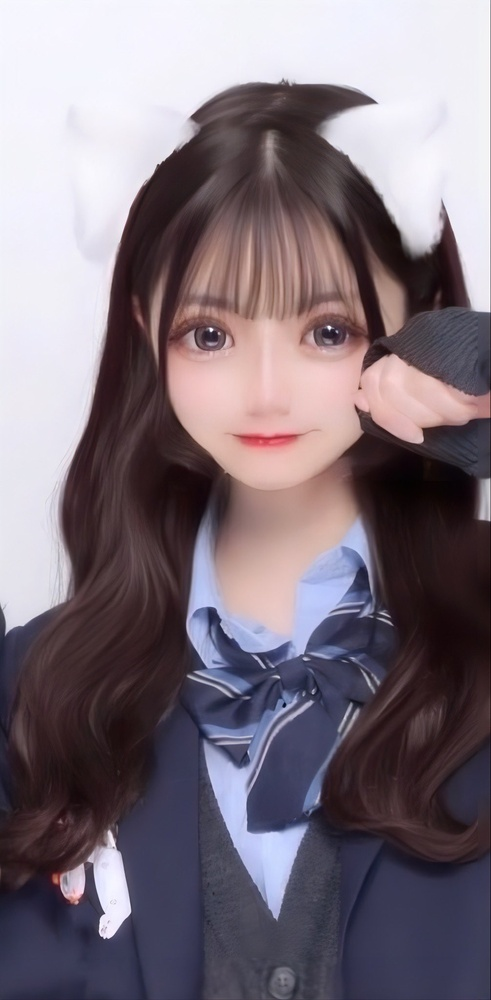
#> input picture asstes/IMG_2908.JPG, 491 x 1000 px, shrunk from 1006 x 2048 before the run, found by its file name
$ python script.py
#> lines starting #> are read from the running program, lines starting #| are printed output that depends on the picture; after the words box and inside, x2 and y2 are one past the last pixel; in counts of white or black regions, pixels touching at a corner belong together
import cv2

path = "/Users/apple/Desktop/python_lesson/asstes/IMG_2908.JPG"
img = cv2.imread(path)
#> img is the input picture: shape (1000, 491, 3); mean B, G, R 123.8, 114.3, 125.7
# [4 lines of commented-out code are left out]
path_face = "/Users/apple/Desktop/python_lesson/haarcascade_frontalface_default.txt"
face_cascade = cv2.CascadeClassifier(path_face)
gray = cv2.cvtColor(img, cv2.COLOR_BGR2GRAY)
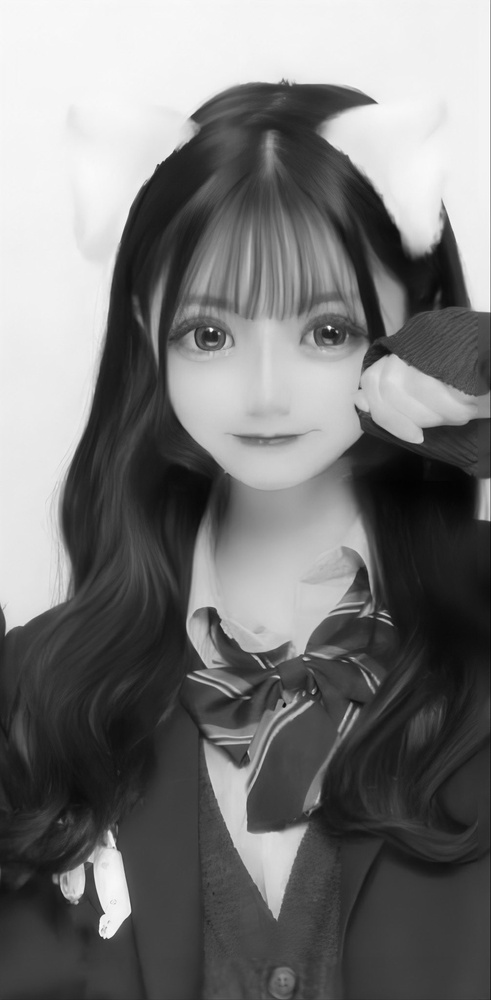
#> gray: shape (1000, 491); min 2, max 255, mean 118.8
faces = face_cascade.detectMultiScale(gray, scaleFactor=1.1, minNeighbors=5)
#> faces = [[153, 263, 229, 229]]
if len(faces) == 0:
    print("No face detected.")
else:
    for (x, y, w, h) in faces:
        roi = img[y:y+h, x:x+w]
        cv2.rectangle(img, (x, y), (x + w, y + h), (0, 0, 255), 2)
#> this loop made 1 pass
#> pass 1, `roi = img[y:y+h, x:x+w]`:
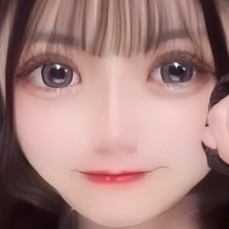
#> roi: shape (229, 229, 3); mean B, G, R 125.1, 128.3, 165
#> after the loop:
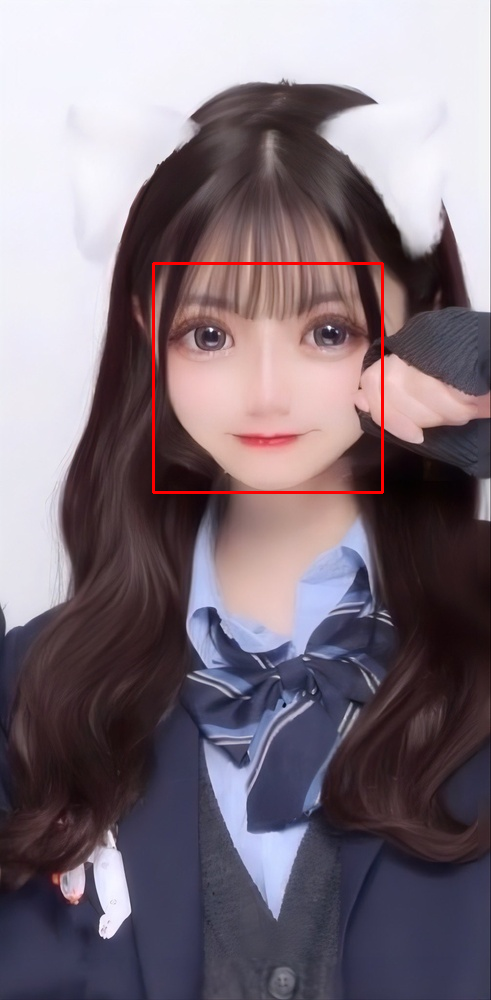
#> img: shape (1000, 491, 3); 0.56% of pixels changed, all inside (x1, y1, x2, y2) = (152, 262, 384, 494)
cv2.imshow('img', img)
cv2.waitKey(0)
cv2.destroyAllWindows()

$ run again, with asstes/license_0.jpg copied over asstes/IMG_2908.JPG
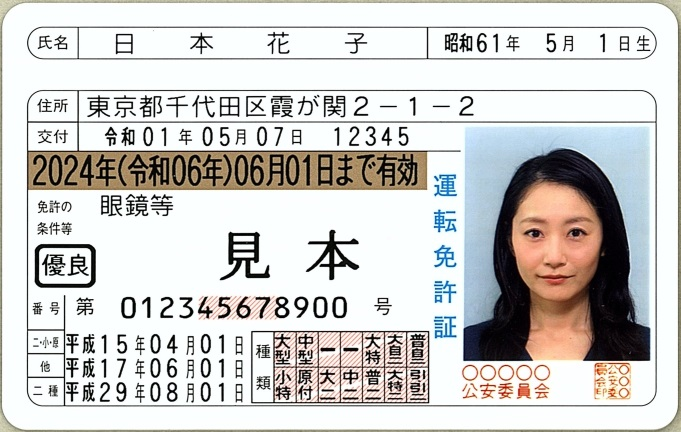
#> input picture asstes/license_0.jpg, 681 x 432 px, found by its file name
#> img is the input picture: shape (432, 681, 3); mean B, G, R 202.4, 204.7, 205.6
#> `gray = cv2.cvtColor(img, cv2.COLOR_BGR2GRAY)`:
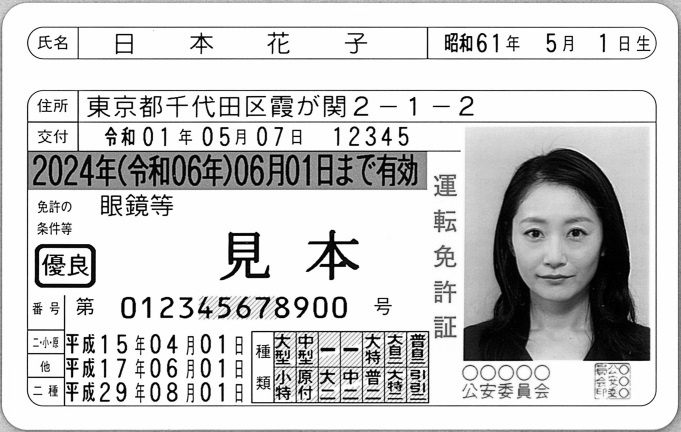
#> gray: shape (432, 681); min 0, max 255, mean 204.8
#> faces = [[497, 187, 116, 116]]
#> the loop `for (x, y, w, h) in faces:` made 1 pass
#> after the loop `for (x, y, w, h) in faces:`:
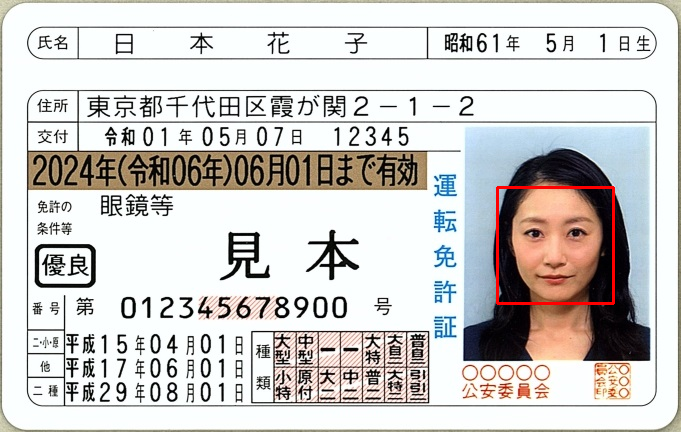
#> img: shape (432, 681, 3); 0.47% of pixels changed, all inside (x1, y1, x2, y2) = (496, 186, 615, 305)

$ run again, with asstes/license_2.jpg copied over asstes/IMG_2908.JPG
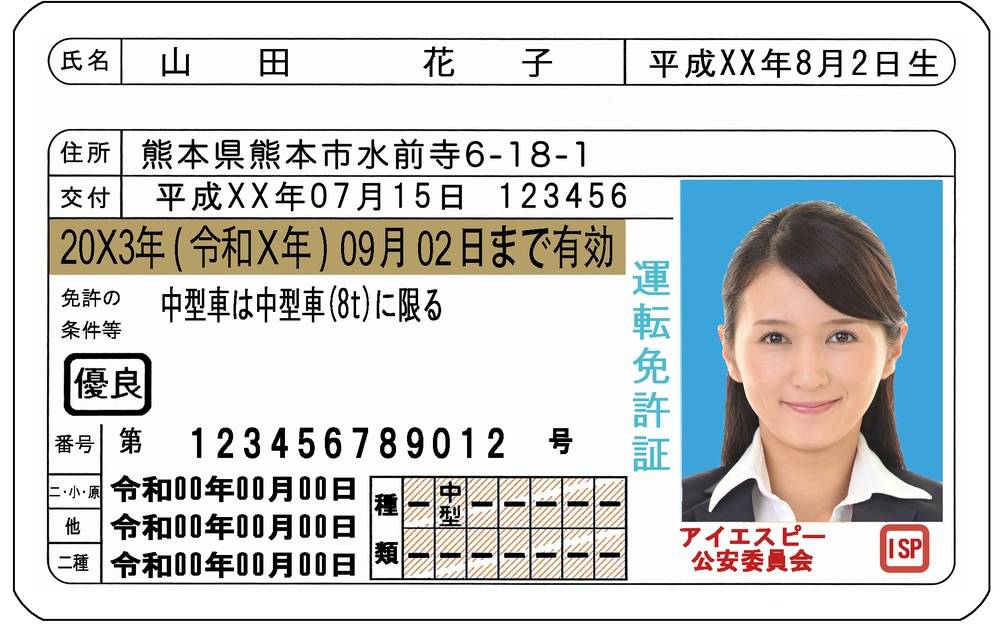
#> input picture asstes/license_2.jpg, 1000 x 629 px, shrunk from 2081 x 1309 before the run, found by its file name
#> img is the input picture: shape (629, 1000, 3); mean B, G, R 206, 207, 205.7
#> `gray = cv2.cvtColor(img, cv2.COLOR_BGR2GRAY)`:
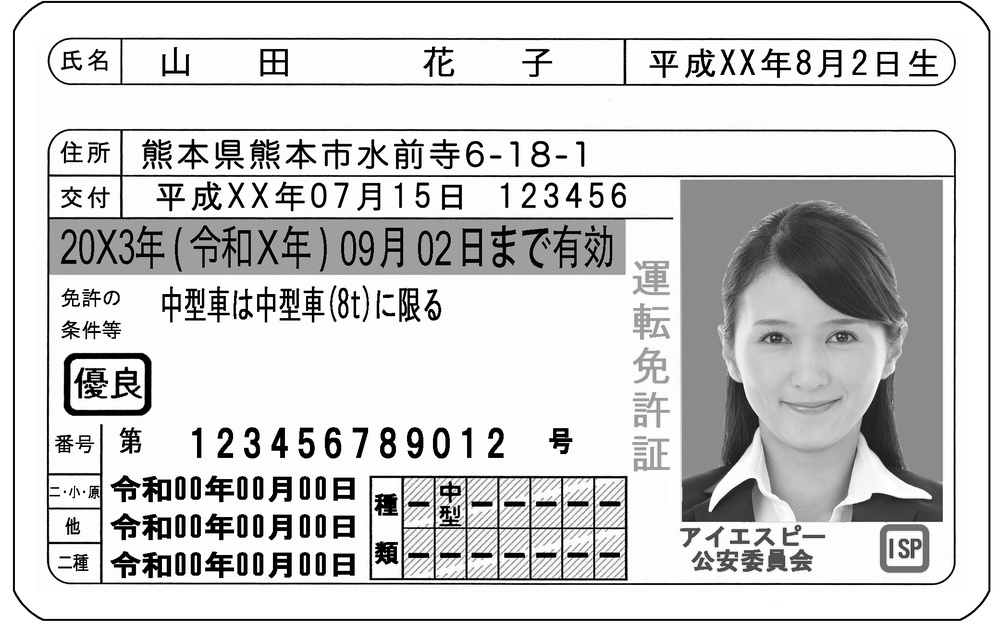
#> gray: shape (629, 1000); min 0, max 255, mean 206.5
#> faces = [[736, 532, 32, 32], [722, 275, 164, 164]]
#> the loop `for (x, y, w, h) in faces:` made 2 passes
#> after the loop `for (x, y, w, h) in faces:`:
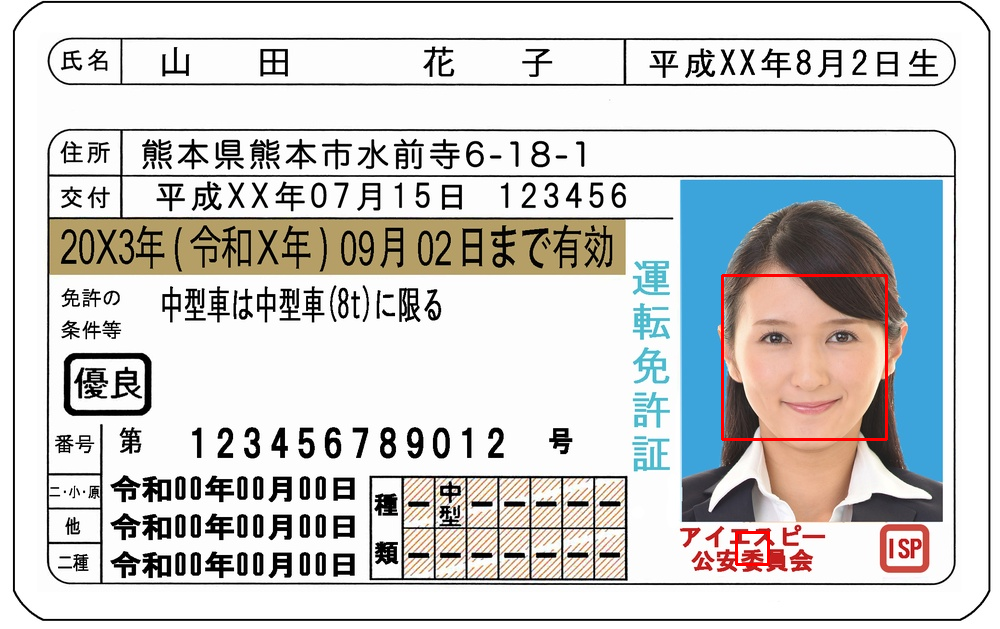
#> img: shape (629, 1000, 3); 0.37% of pixels changed, all inside (x1, y1, x2, y2) = (721, 274, 888, 566)

$ run again, with asstes/lisence_3.jpg copied over asstes/IMG_2908.JPG
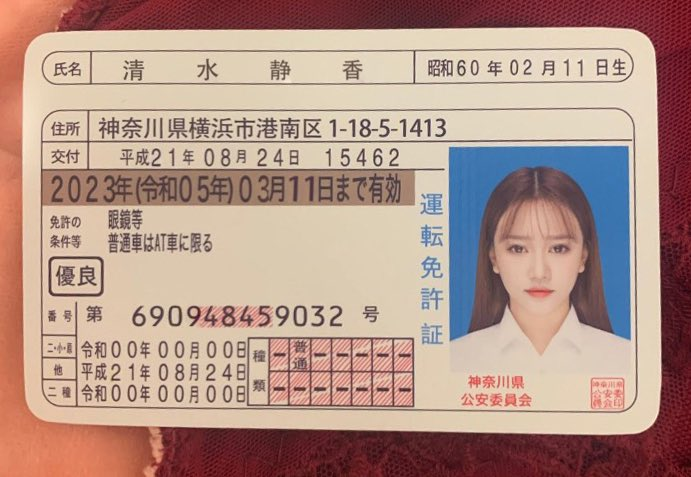
#> input picture asstes/lisence_3.jpg, 691 x 477 px, found by its file name
#> img is the input picture: shape (477, 691, 3); mean B, G, R 136.8, 148.5, 179.1
#> `gray = cv2.cvtColor(img, cv2.COLOR_BGR2GRAY)`:
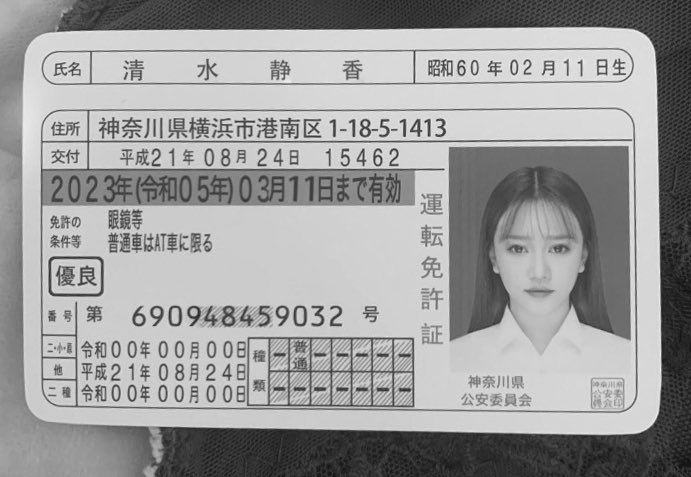
#> gray: shape (477, 691); min 15, max 245, mean 156.3
#> faces = [[483, 206, 110, 110]]
#> the loop `for (x, y, w, h) in faces:` made 1 pass
#> after the loop `for (x, y, w, h) in faces:`:
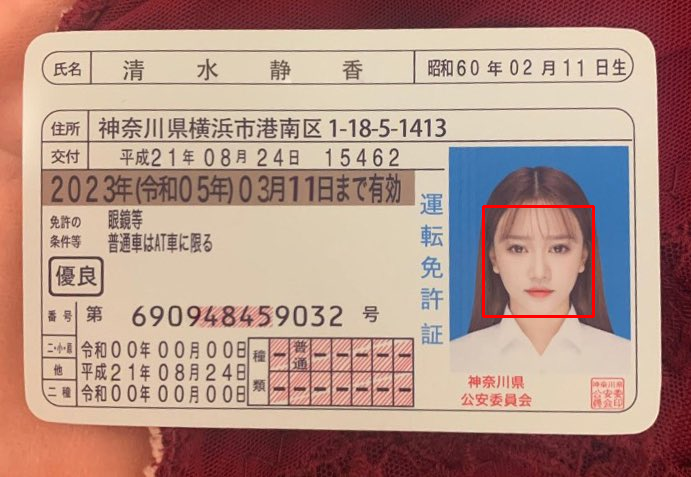
#> img: shape (477, 691, 3); 0.4% of pixels changed, all inside (x1, y1, x2, y2) = (482, 205, 595, 318)
